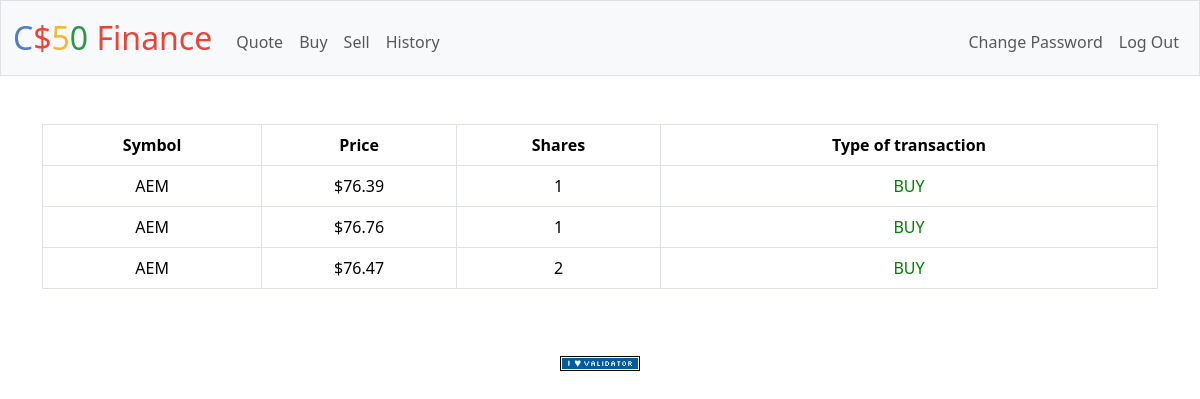
Screenshot of /history (signed in) with the database file from the repository.
### tables this page shows
CREATE TABLE transactions (
	id integer not null primary key,
    user_id integer not null,
    symbol text not null,
    price numeric not null,
    shares integer not null,
    type text not null,
    foreign key (user_id) references users(id)
);

### app.py (the view)
@app.route("/history")
@login_required
def history():
    historic = db.execute("SELECT symbol, price, shares, type FROM transactions WHERE user_id = ?", session["user_id"])
    return render_template("history.html", historic=historic)

### app.py (called while the page is built)
@app.after_request
def after_request(response):
    response.headers["Cache-Control"] = "no-cache, no-store, must-revalidate"
    response.headers["Expires"] = 0
    response.headers["Pragma"] = "no-cache"
    return response

### helpers.py (called while the page is built)
def login_required(f):
    @wraps(f)
    def decorated_function(*args, **kwargs):
        if session.get("user_id") is None:
            return redirect("/login")
        return f(*args, **kwargs)
    return decorated_function

def usd(value):
    return f"${value:,.2f}"

### templates/history.html (shortened to what this page needs)
{% extends "layout.html" %}
{% block main %}
    <table class="table table-bordered">
        <thead>
            <tr>
                <th>Symbol</th>
                <th>Price</th>
                <th>Shares</th>
                <th>Type of transaction</th>
            </tr>
        </thead>
        <tbody>
            {% for item in historic %}
            <tr>
                <td>{{ item["symbol"] }}</td>
                <td>{{ item["price"] | usd }}</td>
                <td>{{ item["shares"] }}</td>
                {% if item["type"] == "BUY" %}
                <td style="color: green">{{ item["type"] }}</td>
                {% else %}
                <td style="color: red">{{ item["type"] }}</td>
                {% endif %}
            </tr>
            {% endfor %}
        </tbody>
    </table>
{% endblock %}

### rows the page displays
transactions: symbol "AEM", price "$76.39", shares "1", type "BUY"
transactions: symbol "AEM", price "$76.76", shares "1", type "BUY"
transactions: symbol "AEM", price "$76.47", shares "2", type "BUY"
